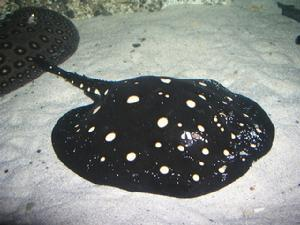
#> input picture Images/fixture/real/005_22d1bc3b83.JPEG, 300 x 225 px; its folder holds only this picture in this run
$ python -i transforms.py   (imports and definitions only)
#> lines starting #> are read from the running program, lines starting #| are printed output that depends on the picture
#> further down, picture is the input picture: PIL image 300x225 RGB; mean R, G, B 128.7, 133, 129.5
### src/datasets/config.py
"""Versioned data settings shared by training, evaluation and CLI."""
from dataclasses import asdict, dataclass
import hashlib
import json
import math
from pathlib import Path


@dataclass(frozen=True)
class DataConfig:
    version: str = "ouyang-v1"
    image_size: int = 224
    resize_size: int = 256
    mean: tuple = (0.485, 0.456, 0.406)
    std: tuple = (0.229, 0.224, 0.225)
    jpeg_quality_min: int = 50
    jpeg_quality_max: int = 95
    downsample_min: float = 0.5
    downsample_max: float = 0.9
    control_size: int = 256
    control_quality: int = 95

    def __post_init__(self):
        for name in ("image_size", "resize_size", "jpeg_quality_min", "jpeg_quality_max", "control_size", "control_quality"):
            value = getattr(self, name)
            if isinstance(value, bool) or not isinstance(value, int):
                raise ValueError(f"{name} must be an integer")
        if self.image_size < 1 or self.resize_size < self.image_size:
            raise ValueError("Require resize_size >= image_size > 0")
        if (len(self.mean) != 3 or len(self.std) != 3
                or not all(math.isfinite(v) for v in (*self.mean, *self.std))
                or any(s <= 0 for s in self.std)):
            raise ValueError("Require three normalization means and positive stds")
        if not 1 <= self.jpeg_quality_min <= self.jpeg_quality_max <= 95:
            raise ValueError("JPEG training quality must be in [1, 95]")
        if not 0 < self.downsample_min <= self.downsample_max < 1:
            raise ValueError("Require 0 < downsample_min <= downsample_max < 1")
        if self.control_size < 1 or not 1 <= self.control_quality <= 95:
            raise ValueError("Invalid bias control settings")

    def to_dict(self):
        return asdict(self)

    # [12 lines left out: functions from_json, fingerprint, not called in this run]

### src/datasets/transforms.py
"""PIL pixel-domain transforms followed by shared ImageNet normalization.

All corruption operates on the same 224px canvas, before normalization.
Training randomness is local; it never consumes a global RNG or sees a label.
"""
import hashlib
import io
import json
import random

import numpy as np
import torch
from PIL import Image, ImageFilter, ImageOps

from .config import DataConfig

EVAL_SUITES = (
    "clean", "jpeg_q70", "jpeg_q50", "downsample_0.5",
    "gaussian_blur_1.0", "bias_control_jpeg95",
)


def stable_seed(seed, epoch, image_id):
    payload = json.dumps([int(seed), int(epoch), str(image_id)], separators=(",", ":"))
    return int.from_bytes(hashlib.sha256(payload.encode()).digest()[:8], "big")


def jpeg_roundtrip(image, quality):
    buffer = io.BytesIO()
    image.save(buffer, format="JPEG", quality=int(quality), subsampling=2,
               optimize=False, progressive=False)
    buffer.seek(0)
    with Image.open(buffer) as decoded:
        return decoded.convert("RGB").copy()


def downsample_roundtrip(image, factor):
    w, h = image.size
    size = (max(1, int(w * factor)), max(1, int(h * factor)))
    return image.resize(size, Image.Resampling.BICUBIC).resize(
        (w, h), Image.Resampling.BICUBIC)


def prepare_image(image, config=None, bias_control=False):
#> called with bias_control = False
    config = config or DataConfig()
    image = ImageOps.exif_transpose(image).convert("RGB")
    if bias_control:
        image = image.resize((config.control_size, config.control_size),
                             Image.Resampling.BICUBIC)
        image = jpeg_roundtrip(image, config.control_quality)
    w, h = image.size
#> w = 300; h = 225
    size = config.resize_size
    # Fix the short edge exactly; floor the long edge, like torchvision Resize.
    target = (size, int(h * size / w)) if w <= h else (int(w * size / h), size)
#> target = (341, 256)
    image = image.resize(target, Image.Resampling.BICUBIC)
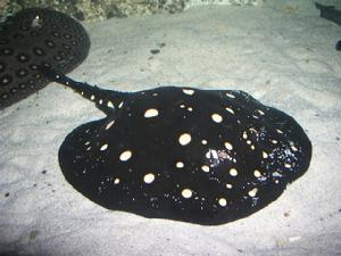
#> image: PIL image 341x256 RGB; mean R, G, B 128.7, 133, 129.5
    left = round((image.width - config.image_size) / 2)
#> left = 58
    top = round((image.height - config.image_size) / 2)
#> top = 16
    return image.crop((left, top, left + config.image_size, top + config.image_size))
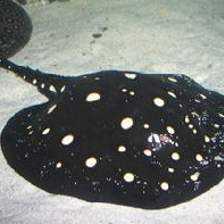
#> returned value: PIL image 224x224 RGB; mean R, G, B 116.2, 120.1, 116.4


def to_tensor(image, config=None):
    config = config or DataConfig()
    array = np.array(image, dtype=np.float32, copy=True) / 255.0
#> (the run stopped early here; a loop or call above may not have finished)

$ run again, on Images/fixture/real/025_b0b256b4ff.JPEG
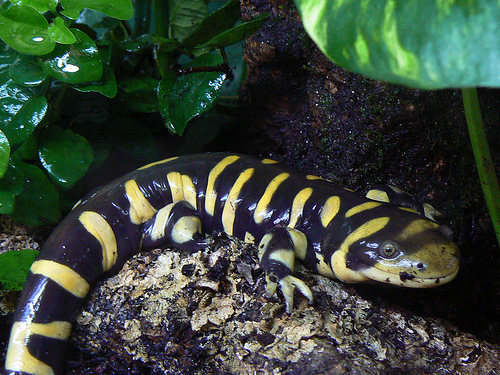
#> input picture Images/fixture/real/025_b0b256b4ff.JPEG, 500 x 375 px
#> picture is the input picture: PIL image 500x375 RGB; mean R, G, B 56.1, 68.8, 55.7
#> in prepare_image, `image = image.resize(target, Image.Resampling.BICUBIC)`:
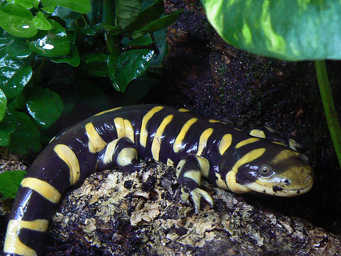
#> image: PIL image 341x256 RGB; mean R, G, B 56.1, 68.8, 55.7
#> in prepare_image, `return image.crop((left, top, left + config.image_size, top + config.i..`:
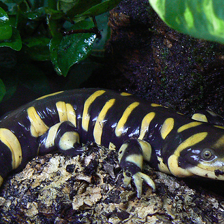
#> returned value: PIL image 224x224 RGB; mean R, G, B 61.9, 67.2, 58.4

$ run again, on Images/fixture/real/040_b1a62ff903.JPEG
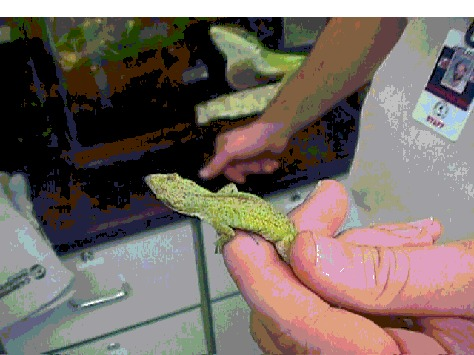
#> input picture Images/fixture/real/040_b1a62ff903.JPEG, 474 x 355 px
#> picture is the input picture: PIL image 474x355 RGB; mean R, G, B 119.7, 107.6, 101.5
#> in prepare_image, `return image.crop((left, top, left + config.image_size, top + config.i..`:
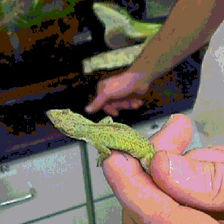
#> returned value: PIL image 224x224 RGB; mean R, G, B 109.6, 95.7, 85.5
